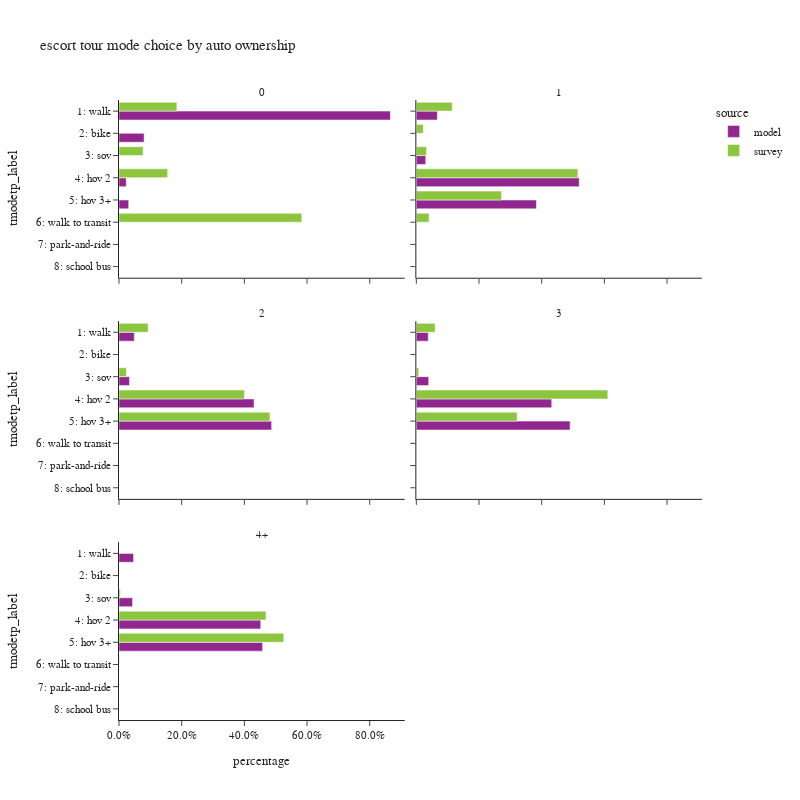

Notebook cell for this chart:
### Code cell
plot_mode_choice(es_tour.filter(pl.col('auto_ownership_4+')!="-1"),
                 "auto_ownership_4+",
                 {"auto_ownership_4+":["0","1","2","3","4+"],
                  "tmodetp_label":["1: walk","2: bike","3: sov","4: hov 2","5: hov 3+","6: walk to transit",
                                   "7: park-and-ride","8: school bus","9: other–survey only"]},
                 "auto ownership",2,800)

### Figure 1 — Plotly figure (JSON) as saved in the notebook; plotly's stock layout.template omitted (floating-point values rounded to 4 significant figures)
{"data": [{"alignmentgroup": "True", "customdata": [[22791], [2108], [608], [813]], "hovertemplate": "source=model<br>auto_ownership_4+=0<br>percentage=%{x}<br>tmodetp_label=%{y}<br>sample_count=%{customdata[0]}<extra></extra>", "legendgroup": "model", "marker": {"color": "#91268F", "pattern": {"shape": ""}}, "name": "model", "offsetgroup": "model", "orientation": "h", "showlegend": true, "textposition": "auto", "type": "bar", "x": [0.8659, 0.08009, 0.0231, 0.03089], "xaxis": "x5", "y": ["1: walk", "2: bike", "4: hov 2", "5: hov 3+"], "yaxis": "y5"}, {"alignmentgroup": "True", "customdata": [[3], [8324], [1], [3730], [64491], [47562]], "hovertemplate": "source=model<br>auto_ownership_4+=1<br>percentage=%{x}<br>tmodetp_label=%{y}<br>sample_count=%{customdata[0]}<extra></extra>", "legendgroup": "model", "marker": {"color": "#91268F", "pattern": {"shape": ""}}, "name": "model", "offsetgroup": "model", "orientation": "h", "showlegend": false, "textposition": "auto", "type": "bar", "x": [2.417e-05, 0.06707, 8.057e-06, 0.03005, 0.5196, 0.3832], "xaxis": "x6", "y": [null, "1: walk", "2: bike", "3: sov", "4: hov 2", "5: hov 3+"], "yaxis": "y6"}, {"alignmentgroup": "True", "customdata": [[5], [12920], [1], [8809], [113948], [128745]], "hovertemplate": "source=model<br>auto_ownership_4+=2<br>percentage=%{x}<br>tmodetp_label=%{y}<br>sample_count=%{customdata[0]}<extra></extra>", "legendgroup": "model", "marker": {"color": "#91268F", "pattern": {"shape": ""}}, "name": "model", "offsetgroup": "model", "orientation": "h", "showlegend": false, "textposition": "auto", "type": "bar", "x": [1.891e-05, 0.04886, 3.782e-06, 0.03331, 0.4309, 0.4869], "xaxis": "x3", "y": [null, "1: walk", "2: bike", "3: sov", "4: hov 2", "5: hov 3+"], "yaxis": "y3"}, {"alignmentgroup": "True", "customdata": [[2], [5079], [1], [5253], [57605], [65429]], "hovertemplate": "source=model<br>auto_ownership_4+=3<br>percentage=%{x}<br>tmodetp_label=%{y}<br>sample_count=%{customdata[0]}<extra></extra>", "legendgroup": "model", "marker": {"color": "#91268F", "pattern": {"shape": ""}}, "name": "model", "offsetgroup": "model", "orientation": "h", "showlegend": false, "textposition": "auto", "type": "bar", "x": [1.5e-05, 0.03808, 7.498e-06, 0.03939, 0.4319, 0.4906], "xaxis": "x4", "y": [null, "1: walk", "2: bike", "3: sov", "4: hov 2", "5: hov 3+"], "yaxis": "y4"}, {"alignmentgroup": "True", "customdata": [[3527], [3286], [34348], [34799]], "hovertemplate": "source=model<br>auto_ownership_4+=4+<br>percentage=%{x}<br>tmodetp_label=%{y}<br>sample_count=%{customdata[0]}<extra></extra>", "legendgroup": "model", "marker": {"color": "#91268F", "pattern": {"shape": ""}}, "name": "model", "offsetgroup": "model", "orientation": "h", "showlegend": false, "textposition": "auto", "type": "bar", "x": [0.04643, 0.04326, 0.4522, 0.4581], "xaxis": "x", "y": ["1: walk", "3: sov", "4: hov 2", "5: hov 3+"], "yaxis": "y"}, {"alignmentgroup": "True", "customdata": [[4], [1], [1], [4]], "hovertemplate": "source=survey<br>auto_ownership_4+=0<br>percentage=%{x}<br>tmodetp_label=%{y}<br>sample_count=%{customdata[0]}<extra></extra>", "legendgroup": "survey", "marker": {"color": "#8CC63E", "pattern": {"shape": ""}}, "name": "survey", "offsetgroup": "survey", "orientation": "h", "showlegend": true, "textposition": "auto", "type": "bar", "x": [0.1846, 0.07694, 0.1552, 0.5832], "xaxis": "x5", "y": ["1: walk", "3: sov", "4: hov 2", "6: walk to transit"], "yaxis": "y5"}, {"alignmentgroup": "True", "customdata": [[2], [40], [7], [13], [96], [55], [4], [2]], "hovertemplate": "source=survey<br>auto_ownership_4+=1<br>percentage=%{x}<br>tmodetp_label=%{y}<br>sample_count=%{customdata[0]}<extra></extra>", "legendgroup": "survey", "marker": {"color": "#8CC63E", "pattern": {"shape": ""}}, "name": "survey", "offsetgroup": "survey", "orientation": "h", "showlegend": false, "textposition": "auto", "type": "bar", "x": [0.001734, 0.1146, 0.02223, 0.03262, 0.5153, 0.2717, 0.04067, 0.001039], "xaxis": "x6", "y": [null, "1: walk", "2: bike", "3: sov", "4: hov 2", "5: hov 3+", "6: walk to transit", "8: school bus"], "yaxis": "y6"}, {"alignmentgroup": "True", "customdata": [[1], [32], [4], [8], [149], [143], [1], [1]], "hovertemplate": "source=survey<br>auto_ownership_4+=2<br>percentage=%{x}<br>tmodetp_label=%{y}<br>sample_count=%{customdata[0]}<extra></extra>", "legendgroup": "survey", "marker": {"color": "#8CC63E", "pattern": {"shape": ""}}, "name": "survey", "offsetgroup": "survey", "orientation": "h", "showlegend": false, "textposition": "auto", "type": "bar", "x": [0.0005541, 0.09289, 0.0004917, 0.02348, 0.4002, 0.4816, 0.0002726, 0.0005567], "xaxis": "x3", "y": [null, "1: walk", "2: bike", "3: sov", "4: hov 2", "5: hov 3+", "6: walk to transit", "8: school bus"], "yaxis": "y3"}, {"alignmentgroup": "True", "customdata": [[4], [6], [30], [23]], "hovertemplate": "source=survey<br>auto_ownership_4+=3<br>percentage=%{x}<br>tmodetp_label=%{y}<br>sample_count=%{customdata[0]}<extra></extra>", "legendgroup": "survey", "marker": {"color": "#8CC63E", "pattern": {"shape": ""}}, "name": "survey", "offsetgroup": "survey", "orientation": "h", "showlegend": false, "textposition": "auto", "type": "bar", "x": [0.05982, 0.00761, 0.611, 0.3216], "xaxis": "x4", "y": ["1: walk", "3: sov", "4: hov 2", "5: hov 3+"], "yaxis": "y4"}, {"alignmentgroup": "True", "customdata": [[1], [13], [8], [1]], "hovertemplate": "source=survey<br>auto_ownership_4+=4+<br>percentage=%{x}<br>tmodetp_label=%{y}<br>sample_count=%{customdata[0]}<extra></extra>", "legendgroup": "survey", "marker": {"color": "#8CC63E", "pattern": {"shape": ""}}, "name": "survey", "offsetgroup": "survey", "orientation": "h", "showlegend": false, "textposition": "auto", "type": "bar", "x": [0.004109, 0.4689, 0.5258, 0.001241], "xaxis": "x", "y": ["3: sov", "4: hov 2", "5: hov 3+", "6: walk to transit"], "yaxis": "y"}], "layout": {"annotations": [{"font": {}, "showarrow": false, "text": "4+", "x": 0.245, "xanchor": "center", "xref": "paper", "y": 0.2867, "yanchor": "bottom", "yref": "paper"}, {"font": {}, "showarrow": false, "text": "2", "x": 0.245, "xanchor": "center", "xref": "paper", "y": 0.6433, "yanchor": "bottom", "yref": "paper"}, {"font": {}, "showarrow": false, "text": "3", "x": 0.755, "xanchor": "center", "xref": "paper", "y": 0.6433, "yanchor": "bottom", "yref": "paper"}, {"font": {}, "showarrow": false, "text": "0", "x": 0.245, "xanchor": "center", "xref": "paper", "y": 1.0, "yanchor": "bottom", "yref": "paper"}, {"font": {}, "showarrow": false, "text": "1", "x": 0.755, "xanchor": "center", "xref": "paper", "y": 1.0, "yanchor": "bottom", "yref": "paper"}], "barmode": "group", "height": 800, "legend": {"title": {"text": "source"}, "tracegroupgap": 0}, "title": {"text": "escort tour mode choice by auto ownership"}, "width": 800, "xaxis": {"anchor": "y", "domain": [0, 0.49], "tickformat": ".1%", "title": {"text": "percentage"}}, "xaxis2": {"anchor": "y2", "domain": [0.51, 1], "matches": "x", "tickformat": ".1%", "title": {"text": "percentage"}}, "xaxis3": {"anchor": "y3", "domain": [0, 0.49], "matches": "x", "showticklabels": false, "tickformat": ".1%"}, "xaxis4": {"anchor": "y4", "domain": [0.51, 1], "matches": "x", "showticklabels": false, "tickformat": ".1%"}, "xaxis5": {"anchor": "y5", "domain": [0, 0.49], "matches": "x", "showticklabels": false, "tickformat": ".1%"}, "xaxis6": {"anchor": "y6", "domain": [0.51, 1], "matches": "x", "showticklabels": false, "tickformat": ".1%"}, "yaxis": {"anchor": "x", "categoryarray": ["9: other–survey only", "8: school bus", "7: park-and-ride", "6: walk to transit", "5: hov 3+", "4: hov 2", "3: sov", "2: bike", "1: walk"], "categoryorder": "array", "domain": [0, 0.2867], "title": {"text": "tmodetp_label"}}, "yaxis2": {"anchor": "x2", "domain": [0, 0.2867], "matches": "y", "showticklabels": false}, "yaxis3": {"anchor": "x3", "categoryarray": ["9: other–survey only", "8: school bus", "7: park-and-ride", "6: walk to transit", "5: hov 3+", "4: hov 2", "3: sov", "2: bike", "1: walk"], "categoryorder": "array", "domain": [0.3567, 0.6433], "matches": "y", "title": {"text": "tmodetp_label"}}, "yaxis4": {"anchor": "x4", "domain": [0.3567, 0.6433], "matches": "y", "showticklabels": false}, "yaxis5": {"anchor": "x5", "categoryarray": ["9: other–survey only", "8: school bus", "7: park-and-ride", "6: walk to transit", "5: hov 3+", "4: hov 2", "3: sov", "2: bike", "1: walk"], "categoryorder": "array", "domain": [0.7133, 1.0], "matches": "y", "title": {"text": "tmodetp_label"}}, "yaxis6": {"anchor": "x6", "domain": [0.7133, 1.0], "matches": "y", "showticklabels": false}}}
